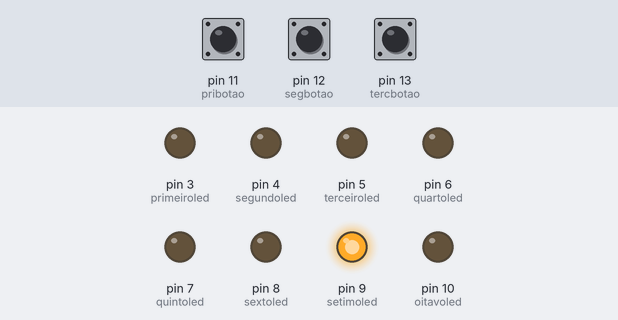
The sketch below on a simulated Arduino Uno, built with avr-gcc and run on an emulated ATmega328P. Parts: output pins drawn as LEDs (lit = HIGH). The inputs (shaded band) are chosen by the test bench; at power-on: pin 11 (pribotao) LOW, pin 12 (segbotao) HIGH, pin 13 (tercbotao) HIGH.

Above: at 1.2 s.
1.3 s: pin 11 (pribotao) pulled HIGH for 0.15 s
At 1.37 s:
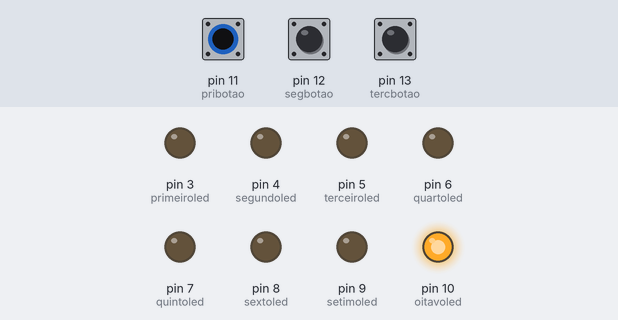
2.9 s: pin 12 (segbotao) pulled LOW for 0.15 s
At 2.97 s:
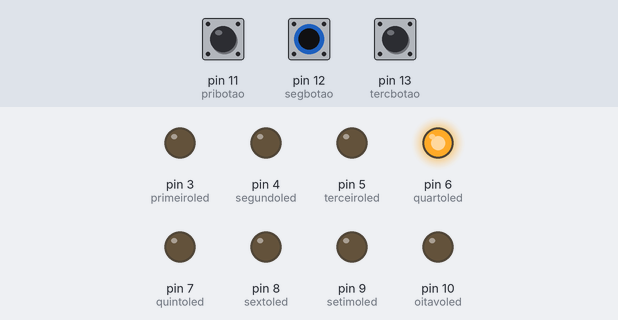
4.5 s: pin 13 (tercbotao) pulled LOW for 0.15 s
At 4.57 s:
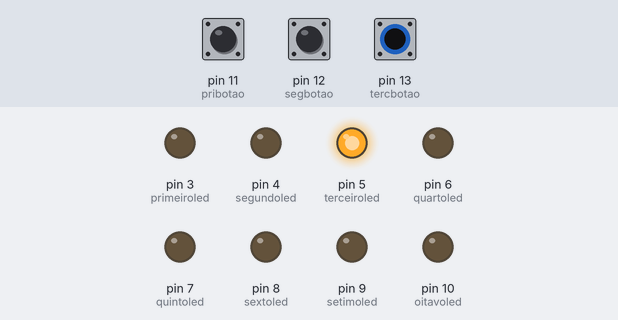
6.1 s: pin 13 (tercbotao) pulled LOW for 3.2 s
At 10.1 s:
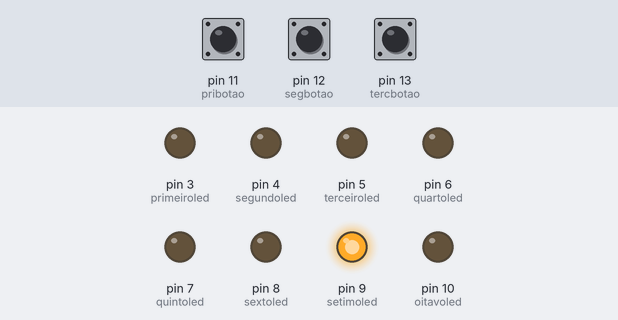
10.8 s: pin 11 (pribotao) pulled HIGH for 3.2 s
At 11.2 s:
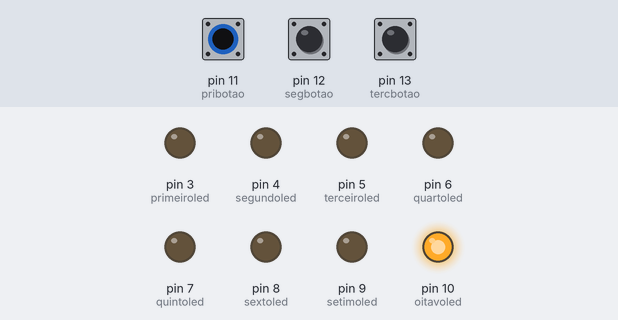
15.5 s: pin 11 (pribotao) driven HIGH and pin 12 (segbotao) driven LOW
At 16.0 s:
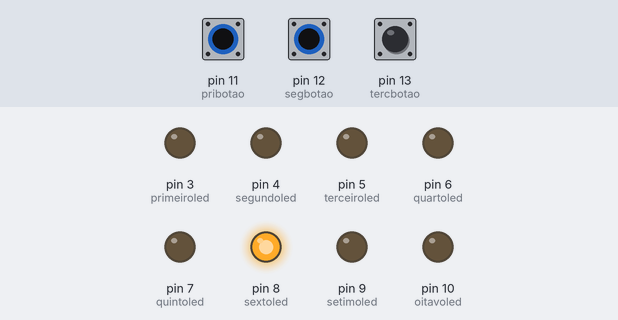
Timing chart, 0 to 18.0 s (numbered marks = the images above; inputs shaded):
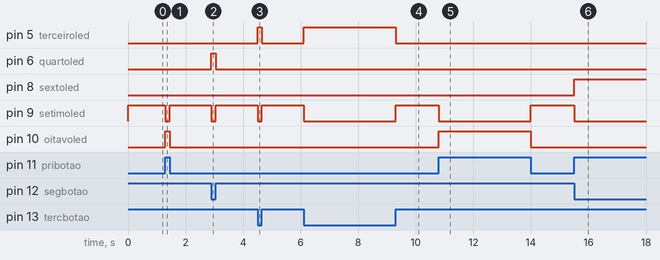

The sketch:

Decod_de_3_para_8_comentado.ino
```cpp
// Decodificador de 3 para 8. (Matheus Dias);
byte primeiroled = 3; // Definindo os pinos de entrada dos Leds, dos botões, e as variáveis de leitura dos botões.
byte segundoled = 4;
byte terceiroled = 5;
byte quartoled = 6;
byte quintoled = 7;
byte sextoled = 8;
byte setimoled = 9;
byte oitavoled = 10;
byte pribotao = 11;
byte segbotao = 12;
byte tercbotao = 13;
int Estadopri = 0;
int Estadoseg = 0;
int Estadoterc = 0;

void setup() { // Definindo os Leds como Saída, e os botões como entrada.
  pinMode (primeiroled, OUTPUT);
  pinMode (segundoled, OUTPUT);
  pinMode (terceiroled, OUTPUT);
  pinMode (quartoled, OUTPUT);
  pinMode (quintoled, OUTPUT);
  pinMode (sextoled, OUTPUT);
  pinMode (setimoled, OUTPUT);
  pinMode (oitavoled, OUTPUT);
  pinMode (pribotao, INPUT);
  pinMode (segbotao, INPUT);
  pinMode (tercbotao, INPUT);
}

void loop() {   // A função inicia, definindo variáves para leitura dos botões. Após isso, faz se a relação de estados para cada um, e seu respectivo resultado.
  Estadopri = digitalRead(pribotao);
  Estadoseg = digitalRead(segbotao);
  Estadoterc = digitalRead(tercbotao);

  if (Estadopri == HIGH && Estadoseg == LOW && Estadoterc == LOW) { // Enquanto o Primeiro botão pressionado, acende o Segundo Led.
    digitalWrite (primeiroled, 0);
    digitalWrite (segundoled, 1);
    digitalWrite (terceiroled, 0);
    digitalWrite (quartoled, 0);
    digitalWrite (quintoled, 0);
    digitalWrite (sextoled, 0);
    digitalWrite (setimoled, 0);
    digitalWrite (oitavoled, 0);
  }

  if (Estadopri == LOW && Estadoseg == HIGH && Estadoterc == LOW) { // Enquanto o Segundo Botão pressionado, acende o Terceiro Led.
    digitalWrite (primeiroled, 0);
    digitalWrite (segundoled, 0);
    digitalWrite (terceiroled, 1);
    digitalWrite (quartoled, 0);
    digitalWrite (quintoled, 0);
    digitalWrite (sextoled, 0);
    digitalWrite (setimoled, 0);
    digitalWrite (oitavoled, 0);
  }

  if (Estadopri == LOW && Estadoseg == LOW && Estadoterc == HIGH) { // Enquanto o Terceiro botão Pressionado, acende o quarto Led.
    digitalWrite (primeiroled, 0);
    digitalWrite (segundoled, 0);
    digitalWrite (terceiroled, 0);
    digitalWrite (quartoled, 1);
    digitalWrite (quintoled, 0);
    digitalWrite (sextoled, 0);
    digitalWrite (setimoled, 0);
    digitalWrite (oitavoled, 0);
  }

  if (Estadopri == HIGH && Estadoseg == HIGH && Estadoterc == LOW) { // Enquanto o Primeiro e Segundo botões pressionados, acende o quinto Led
    digitalWrite (primeiroled, 0);
    digitalWrite (segundoled, 0);
    digitalWrite (terceiroled, 0);
    digitalWrite (quartoled, 0);
    digitalWrite (quintoled, 1);
    digitalWrite (sextoled, 0);
    digitalWrite (setimoled, 0);
    digitalWrite (oitavoled, 0);
  }

  if (Estadopri == HIGH && Estadoseg == LOW && Estadoterc == HIGH) { // Enquanto o primeiro e o terceiro botões pressionados, acende o sexto Led
    digitalWrite (primeiroled, 0);
    digitalWrite (segundoled, 0);
    digitalWrite (terceiroled, 0);
    digitalWrite (quartoled, 0);
    digitalWrite (quintoled, 0);
    digitalWrite (sextoled, 1);
    digitalWrite (setimoled, 0);
    digitalWrite (oitavoled, 0);
  }

  if (Estadopri == LOW && Estadoseg == HIGH && Estadoterc == HIGH) { // Enquanto o segundo e o terceiro botões pressionados, acende o sétimo Led
    digitalWrite (primeiroled, 0);
    digitalWrite (segundoled, 0);
    digitalWrite (terceiroled, 0);
    digitalWrite (quartoled, 0);
    digitalWrite (quintoled, 0);
    digitalWrite (sextoled, 0);
    digitalWrite (setimoled, 1);
    digitalWrite (oitavoled, 0);
  }


  if (Estadopri == HIGH && Estadoseg == HIGH && Estadoterc == HIGH) { //Enquanto todos os botões ligados, acendo o ultimo led
    digitalWrite (primeiroled, 0);
    digitalWrite (segundoled, 0);
    digitalWrite (terceiroled, 0);
    digitalWrite (quartoled, 0);
    digitalWrite (quintoled, 0);
    digitalWrite (sextoled, 0);
    digitalWrite (setimoled, 0);
    digitalWrite (oitavoled, 1);
  }

  if (Estadopri == LOW && Estadoseg == LOW && Estadoterc == LOW) { // Enquanto todos os botões desligados, acende o primeiro Led
    digitalWrite (primeiroled, 1);
    digitalWrite (segundoled, 0);
    digitalWrite (terceiroled, 0);
    digitalWrite (quartoled, 0);
    digitalWrite (quintoled, 0);
    digitalWrite (sextoled, 0);
    digitalWrite (setimoled, 0);
    digitalWrite (oitavoled, 0);
  }


}
```

Measured:
- after the input at 1.3 s, pin 9 (setimoled): HIGH → LOW at once, → HIGH 0.15 s later; pin 10 (oitavoled): LOW → HIGH at once, → LOW 0.15 s later
- after the input at 2.9 s, pin 6 (quartoled): LOW → HIGH at once, → LOW 0.15 s later; pin 9 (setimoled): HIGH → LOW at once, → HIGH 0.15 s later
- after the input at 4.5 s, pin 5 (terceiroled): LOW → HIGH at once, → LOW 0.15 s later; pin 9 (setimoled): HIGH → LOW at once, → HIGH 0.15 s later
- after the input at 6.1 s, pin 5 (terceiroled): LOW → HIGH at once, → LOW 3.2 s later; pin 9 (setimoled): HIGH → LOW at once, → HIGH 3.2 s later
- after the input at 10.8 s, pin 9 (setimoled): HIGH → LOW at once, → HIGH 3.2 s later; pin 10 (oitavoled): LOW → HIGH at once, → LOW 3.2 s later
- after the input at 15.5 s, pin 8 (sextoled): LOW → HIGH at once; pin 9 (setimoled): HIGH → LOW at once
